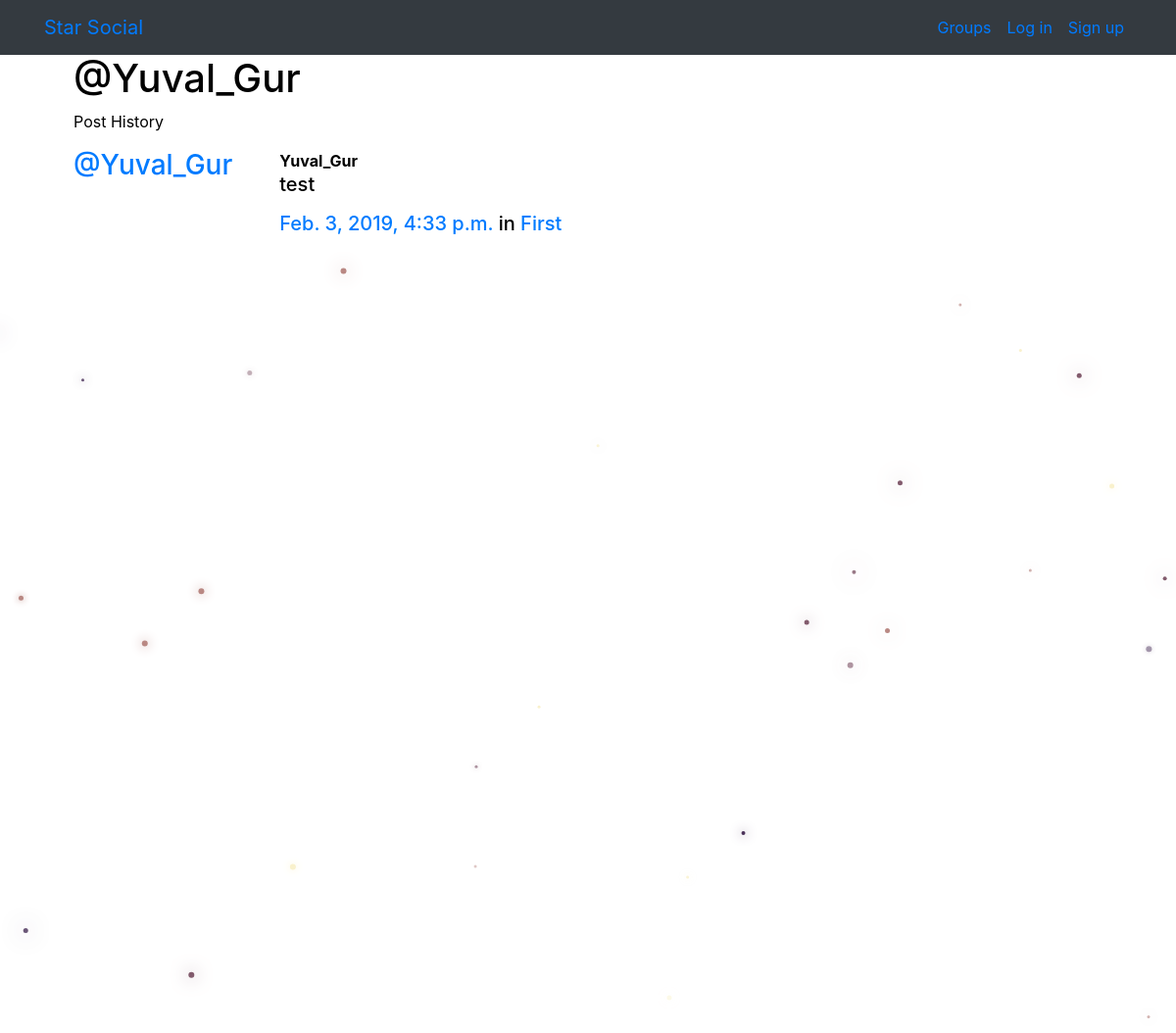
Page /posts/by/Yuval_Gur/ on the committed database.
### posts/models.py (models this page shows, shortened)
class Post(models.Model):
    user = models.ForeignKey(User, related_name="posts",on_delete=models.CASCADE)
    created_at = models.DateTimeField(auto_now=True)
    message = models.TextField()
    message_html = models.TextField(editable=False)
    group = models.ForeignKey(Group, related_name="posts",null=True, blank=True,on_delete=models.CASCADE)
    class Meta:
        ordering = ["-created_at"]
        unique_together = ["user", "message"]

### groups/models.py (models this page shows, shortened)
class Group(models.Model):
    name = models.CharField(max_length=256, unique = True)
    slug = models.SlugField(allow_unicode=True,unique=True)
    description = models.TextField(blank=True,default='')
    description_html = models.TextField(editable=False,default='',blank=True)
    members = models.ManyToManyField(User,through='GroupMember')
    class Meta:
        ordering = ['name']

### posts/views.py (the view)
# urls.py: path("by/<username>/",views.UserPosts.as_view(),name="for_user"),
class UserPosts(generic.ListView):
    model = models.Post
    template_name = "posts/user_post_list.html"
    def get_queryset(self):
        try:
            self.post_user = User.objects.prefetch_related("posts").get(
                username__iexact=self.kwargs.get("username")
            )
        except User.DoesNotExist:
            raise Http404
        else:
            return self.post_user.posts.all()
    def get_context_data(self, **kwargs):
        context = super().get_context_data(**kwargs)
        context["post_user"] = self.post_user
        return context

### posts/templates/posts/user_post_list.html
{% extends "posts/post_base.html" %}
{% block prepost %}
<div class="col-md-4">
	<h1>@{{ post_user.username }}</h1>
	<p>Post History</p>
</div>
{% endblock %}
{% block post_content %}
<div class="col-md-8">
	{% for post in post_list %}
		{% include "posts/_post.html" %}
	{% endfor %}
</div>
{% endblock %}

### posts/templates/posts/_post.html (shortened to what this page needs)
<div class="media">
	<h3 class="mr-5"><a href="{% url 'posts:for_user' username=post.user.username %}">@{{ post.user.username }}</a></h3>
	<div class="media-body">
		<strong>{{ post.user.username }}</strong>
		<h5>{{ post.message_html|safe }}
			<time class="time">
				<a href="{% url 'posts:single' username=post.user.username pk=post.pk %}">{{ post.created_at }}</a>
			</time>
			{% if post.group %}
			<span class="group-name">in <a href="#">{{ post.group.name }}</a></span>
			{% endif %}
		</h5>
	</div>
</div>

### static/simplesocial/css/master.css (style rules this page uses)
body { margin: 0; overflow: hidden; background-color: white; color: black; }

### rows in the picture
Post: user.username "Yuval_Gur", message_html "test", created_at "Feb. 3, 2019, 4:33 p.m.", group.name "First"

### other values in the picture
{{ post_user.username }} "Yuval_Gur"
